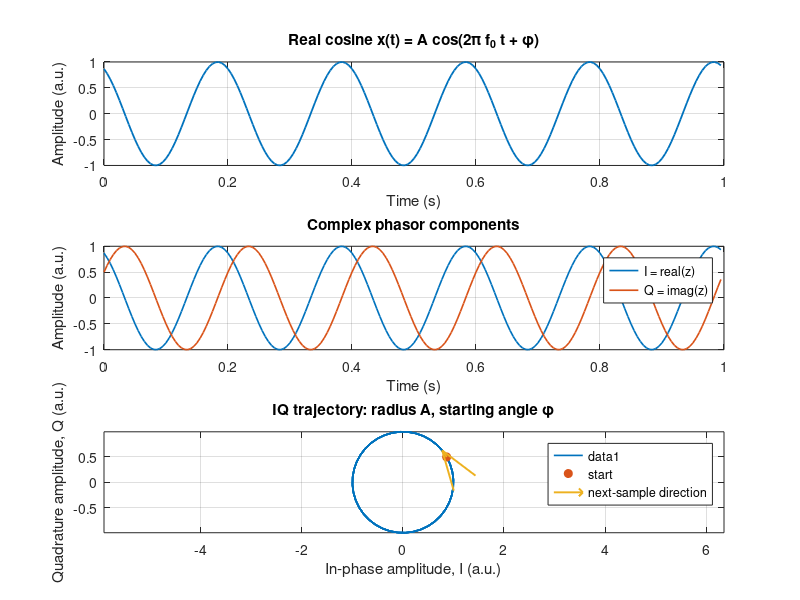
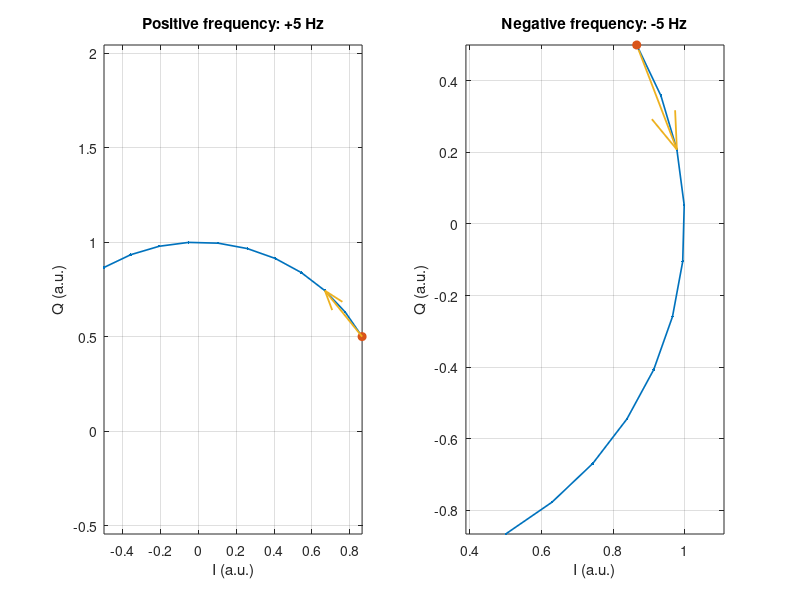
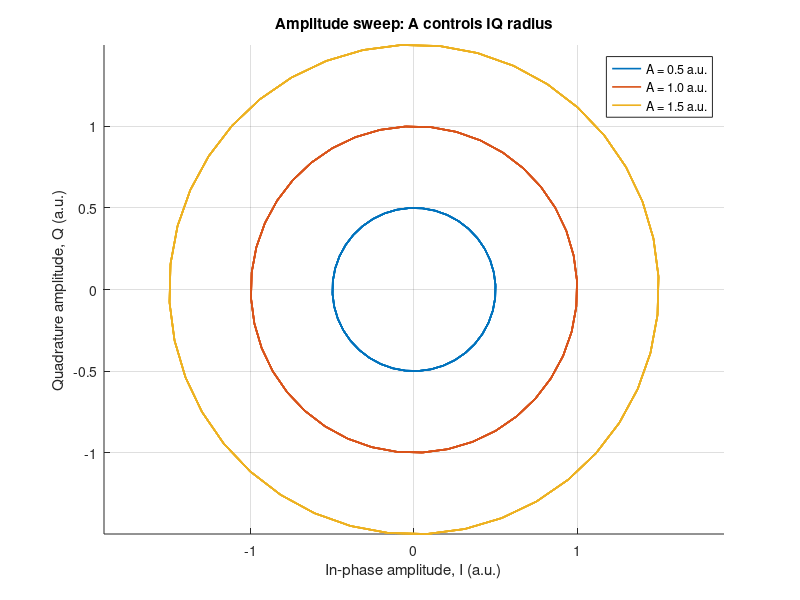
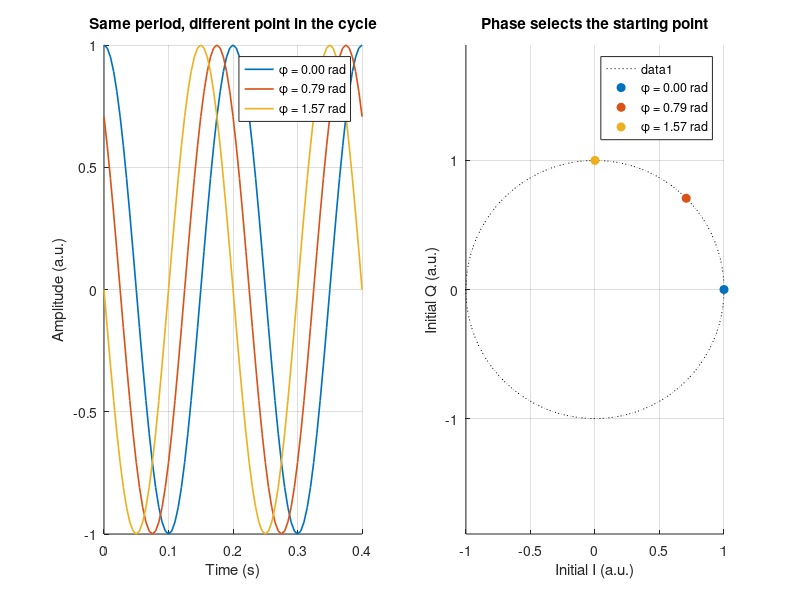

The MATLAB script that drew these images, in order:
%% P01 - Build a Sinusoid and a Complex Phasor
% Guiding question:
% How do amplitude, frequency, and phase appear in time and in the complex plane?
%
% Dependency contract: base MATLAB only. No toolbox functions are required.
clear;
close all;
clc;
random_seed = 84;
rng(random_seed, 'twister');

%% Baseline controls - change one of these at a time
A = 1.0;                 % signal amplitude (arbitrary units)
f0 = 5.0;                % frequency (Hz)
phi = pi/6;              % initial phase (rad)
fs = 200;                % sample rate (samples/s)
duration = 1.0;          % record duration (s)
max_baseline_samples = 5000; % resource ceiling for an edited baseline

% Fail clearly if an edited control cannot describe the intended baseline.
assert(isscalar(A) && isreal(A) && isfinite(A) && A > 0, ...
    'A must be one finite positive real scalar.');
assert(isscalar(f0) && isreal(f0) && isfinite(f0) && f0 > 0, ...
    'f0 must be one finite positive real frequency in Hz.');
assert(isscalar(phi) && isfinite(phi) && isreal(phi), ...
    'phi must be one finite real phase in radians.');
assert(isscalar(fs) && isreal(fs) && isfinite(fs) && fs > 2*f0, ...
    'fs must be finite, real, and greater than 2*f0 for the baseline.');
assert(isscalar(duration) && isreal(duration) && isfinite(duration) && duration > 0, ...
    'duration must be one finite positive real value in seconds.');

baseline_sample_count = round(duration*fs);
assert(baseline_sample_count >= 2 && ...
    abs(baseline_sample_count - duration*fs) < 10*eps(duration*fs), ...
    'duration*fs must be an integer of at least two samples.');
assert(baseline_sample_count <= max_baseline_samples, ...
    'The baseline is limited to 5000 samples; reduce fs or duration.');
t = (0:baseline_sample_count-1)/fs;

% The same angle drives both representations.
theta = 2*pi*f0*t + phi;
x = A*cos(theta);
z = A*exp(1j*theta);

%% Baseline figure - the real sinusoid is the I-axis projection
figure('Name', 'P01 baseline: time and complex-plane views');

subplot(3,1,1);
plot(t, x, 'LineWidth', 1.3);
grid on;
xlabel('Time (s)');
ylabel('Amplitude (a.u.)');
title('Real cosine x(t) = A cos(2\pi f_0 t + \phi)');

subplot(3,1,2);
plot(t, real(z), 'LineWidth', 1.2, 'DisplayName', 'I = real(z)');
hold on;
plot(t, imag(z), 'LineWidth', 1.2, 'DisplayName', 'Q = imag(z)');
grid on;
xlabel('Time (s)');
ylabel('Amplitude (a.u.)');
title('Complex phasor components');
legend('Location', 'best');

subplot(3,1,3);
plot(real(z), imag(z), 'LineWidth', 1.2);
hold on;
plot(real(z(1)), imag(z(1)), 'o', 'MarkerFaceColor', [0.85 0.33 0.10], ...
    'DisplayName', 'start');
quiver(real(z(1)), imag(z(1)), real(z(2)-z(1)), imag(z(2)-z(1)), ...
    0, 'LineWidth', 1.4, 'MaxHeadSize', 3, 'DisplayName', 'next-sample direction');
axis equal;
grid on;
xlabel('In-phase amplitude, I (a.u.)');
ylabel('Quadrature amplitude, Q (a.u.)');
title('IQ trajectory: radius A, starting angle \phi');
legend('Location', 'best');

max_projection_error = max(abs(x - real(z)));
max_radius_error = max(abs(abs(z) - A));
measured_initial_phase = atan2(imag(z(1)), real(z(1)));
samples_per_cycle = fs/f0;
cycles_in_record = f0*duration;

fprintf('P01 baseline metrics\n');
fprintf('  random seed             = %d\n', random_seed);
fprintf('  samples                 = %d\n', baseline_sample_count);
fprintf('  samples per cycle       = %.1f samples/cycle\n', samples_per_cycle);
fprintf('  cycles in record        = %.2f cycles\n', cycles_in_record);
fprintf('  initial phase           = %.6f rad\n', measured_initial_phase);
fprintf('  max projection error    = %.3g a.u.\n', max_projection_error);
fprintf('  max radius error        = %.3g a.u.\n', max_radius_error);

assert(max_projection_error < 1e-12, ...
    'The real cosine must equal the real part of the phasor.');
assert(max_radius_error < 1e-12, ...
    'The ideal phasor magnitude must remain equal to A.');

%% Rotation direction - frequency sign is visible only in complex data
direction_sample_count = min(baseline_sample_count, ...
    max(2, floor(fs/(4*f0)) + 1));
t_direction = (0:direction_sample_count-1)/fs;
z_positive = A*exp(1j*(2*pi*f0*t_direction + phi));
z_negative = A*exp(1j*(-2*pi*f0*t_direction + phi));
arrow_index = min(3, direction_sample_count);
positive_step_angle = angle(conj(z_positive(1))*z_positive(2));
negative_step_angle = angle(conj(z_negative(1))*z_negative(2));

assert(positive_step_angle > 0 && negative_step_angle < 0, ...
    'Positive and negative frequencies must advance in opposite directions.');
fprintf('P01 rotation metrics\n');
fprintf('  positive step angle     = %+.6f rad/sample\n', positive_step_angle);
fprintf('  negative step angle     = %+.6f rad/sample\n', negative_step_angle);

figure('Name', 'P01 positive and negative frequency direction');
subplot(1,2,1);
plot(real(z_positive), imag(z_positive), '.-', 'LineWidth', 1.2);
hold on;
plot(real(z_positive(1)), imag(z_positive(1)), 'o', ...
    'MarkerFaceColor', [0.85 0.33 0.10]);
quiver(real(z_positive(1)), imag(z_positive(1)), ...
    real(z_positive(arrow_index)-z_positive(1)), ...
    imag(z_positive(arrow_index)-z_positive(1)), 0, 'LineWidth', 1.3);
axis equal;
grid on;
xlabel('I (a.u.)');
ylabel('Q (a.u.)');
title(sprintf('Positive frequency: %+g Hz', f0));

subplot(1,2,2);
plot(real(z_negative), imag(z_negative), '.-', 'LineWidth', 1.2);
hold on;
plot(real(z_negative(1)), imag(z_negative(1)), 'o', ...
    'MarkerFaceColor', [0.85 0.33 0.10]);
quiver(real(z_negative(1)), imag(z_negative(1)), ...
    real(z_negative(arrow_index)-z_negative(1)), ...
    imag(z_negative(arrow_index)-z_negative(1)), 0, 'LineWidth', 1.3);
axis equal;
grid on;
xlabel('I (a.u.)');
ylabel('Q (a.u.)');
title(sprintf('Negative frequency: %+g Hz', -f0));

%% Parameter sweep 1 - amplitude changes radius, not rotation rate
amplitudes = [0.5 1.0 1.5];
figure('Name', 'P01 sweep 1: amplitude');
hold on;
grid on;
axis equal;
for k = 1:numel(amplitudes)
    z_amplitude = amplitudes(k)*exp(1j*theta);
    assert(max(abs(abs(z_amplitude) - amplitudes(k))) < 1e-12, ...
        'Each amplitude sweep radius must equal its requested amplitude.');
    plot(real(z_amplitude), imag(z_amplitude), 'LineWidth', 1.2, ...
        'DisplayName', sprintf('A = %.1f a.u.', amplitudes(k)));
end
xlabel('In-phase amplitude, I (a.u.)');
ylabel('Quadrature amplitude, Q (a.u.)');
title('Amplitude sweep: A controls IQ radius');
legend('Location', 'best');

%% Parameter sweep 2 - phase changes the starting point
phases = [0 pi/4 pi/2];
phase_colors = lines(numel(phases));
phase_view = t <= 2/f0;

figure('Name', 'P01 sweep 2: phase');
subplot(1,2,1);
hold on;
grid on;
for k = 1:numel(phases)
    x_phase = A*cos(2*pi*f0*t + phases(k));
    plot(t(phase_view), x_phase(phase_view), 'LineWidth', 1.2, ...
        'Color', phase_colors(k,:), ...
        'DisplayName', sprintf('\\phi = %.2f rad', phases(k)));
end
xlabel('Time (s)');
ylabel('Amplitude (a.u.)');
title('Same period, different point in the cycle');
legend('Location', 'best');

subplot(1,2,2);
hold on;
grid on;
axis equal;
reference_angle = linspace(0, 2*pi, 361);
plot(A*cos(reference_angle), A*sin(reference_angle), 'k:');
for k = 1:numel(phases)
    plot(A*cos(phases(k)), A*sin(phases(k)), 'o', ...
        'Color', phase_colors(k,:), 'MarkerFaceColor', phase_colors(k,:), ...
        'DisplayName', sprintf('\\phi = %.2f rad', phases(k)));
end
xlabel('Initial I (a.u.)');
ylabel('Initial Q (a.u.)');
title('Phase selects the starting point');
legend('Location', 'best');

%% Parameter sweep 3 - frequency changes cycles and rotation rate
frequencies = [2.5 5.0 10.0];
frequency_colors = lines(numel(frequencies));
frequency_view = t <= 0.4;

figure('Name', 'P01 sweep 3: frequency');
subplot(2,1,1);
hold on;
grid on;
for k = 1:numel(frequencies)
    x_frequency = A*cos(2*pi*frequencies(k)*t + phi);
    plot(t(frequency_view), x_frequency(frequency_view), 'LineWidth', 1.1, ...
        'Color', frequency_colors(k,:), ...
        'DisplayName', sprintf('f = %.1f Hz', frequencies(k)));
end
xlabel('Time (s)');
ylabel('Amplitude (a.u.)');
title('Frequency sweep: more cycles fit in the same time');
legend('Location', 'best');

subplot(2,1,2);
hold on;
grid on;
for k = 1:numel(frequencies)
    completed_rotations = frequencies(k)*t;
    plot(t(frequency_view), completed_rotations(frequency_view), ...
        'LineWidth', 1.2, 'Color', frequency_colors(k,:), ...
        'DisplayName', sprintf('f = %.1f Hz', frequencies(k)));
end
xlabel('Time (s)');
ylabel('Angle advanced (rotations)');
title('Frequency is the phasor rotation rate');
legend('Location', 'best');

%% Deliberately broken case - undersampling creates a convincing alias
fs_bad = 8;              % samples/s, below 2*f0 = 10 samples/s
assert(isscalar(fs_bad) && isreal(fs_bad) && isfinite(fs_bad) && fs_bad > 0, ...
    'fs_bad must be one finite positive real sample rate.');
assert(fs_bad < 2*f0, ...
    'The deliberately broken case must remain below the Nyquist rate.');

bad_sample_count = round(duration*fs_bad);
assert(bad_sample_count >= 2 && ...
    abs(bad_sample_count - duration*fs_bad) < 10*eps(duration*fs_bad), ...
    'duration*fs_bad must be an integer of at least two samples.');
assert(bad_sample_count <= max_baseline_samples, ...
    'The broken case is limited to 5000 samples; reduce fs_bad or duration.');
t_bad = (0:bad_sample_count-1)/fs_bad;
x_bad = A*cos(2*pi*f0*t_bad + phi);

signed_alias_frequency = f0 - round(f0/fs_bad)*fs_bad;
apparent_alias_frequency = abs(signed_alias_frequency);
if signed_alias_frequency < 0
    apparent_alias_phase = -phi;
else
    apparent_alias_phase = phi;
end
x_alias_dense = A*cos(2*pi*apparent_alias_frequency*t + apparent_alias_phase);
x_alias_at_samples = A*cos(2*pi*apparent_alias_frequency*t_bad + apparent_alias_phase);
alias_sample_error = max(abs(x_bad - x_alias_at_samples));

figure('Name', 'P01 broken case: undersampling');
plot(t, x, 'LineWidth', 1.1, ...
    'DisplayName', sprintf('true %.1f Hz waveform', f0));
hold on;
plot(t, x_alias_dense, '--', 'LineWidth', 1.2, ...
    'DisplayName', sprintf('apparent %.1f Hz alias', apparent_alias_frequency));
stem(t_bad, x_bad, 'filled', ...
    'DisplayName', sprintf('%.1f samples/s measurements', fs_bad));
grid on;
xlabel('Time (s)');
ylabel('Amplitude (a.u.)');
title('Broken case: two different waveforms match every sample');
legend('Location', 'best');

fprintf('P01 broken-case metrics\n');
fprintf('  sample rate             = %.1f samples/s\n', fs_bad);
fprintf('  Nyquist limit           = %.1f Hz\n', fs_bad/2);
fprintf('  true frequency          = %.1f Hz\n', f0);
fprintf('  apparent real frequency = %.1f Hz\n', apparent_alias_frequency);
fprintf('  sample agreement error  = %.3g a.u.\n', alias_sample_error);

assert(alias_sample_error < 1e-12, ...
    'The true tone and its alias must agree at every broken-case sample.');

%% Completion summary
fprintf(['P01 complete: amplitude maps to radius, phase to starting angle, ' ...
    'and frequency to rotation rate.\n']);
